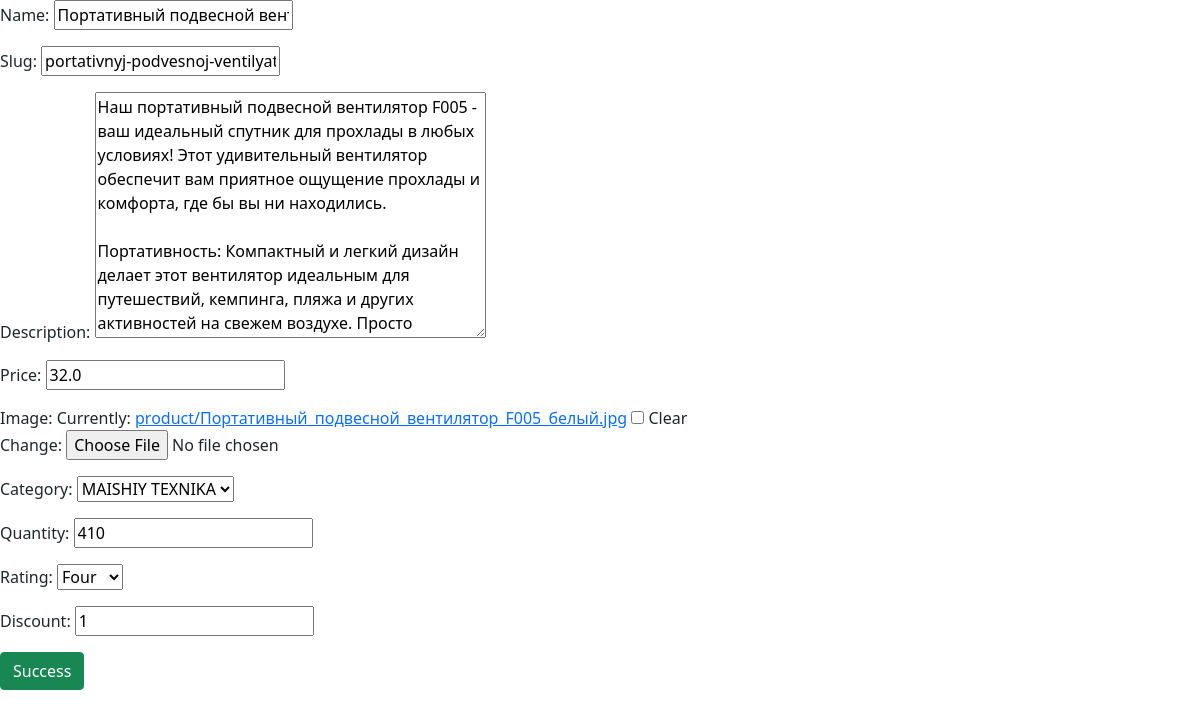
Before: /online-shop/edit-product/11/ with the older database file.
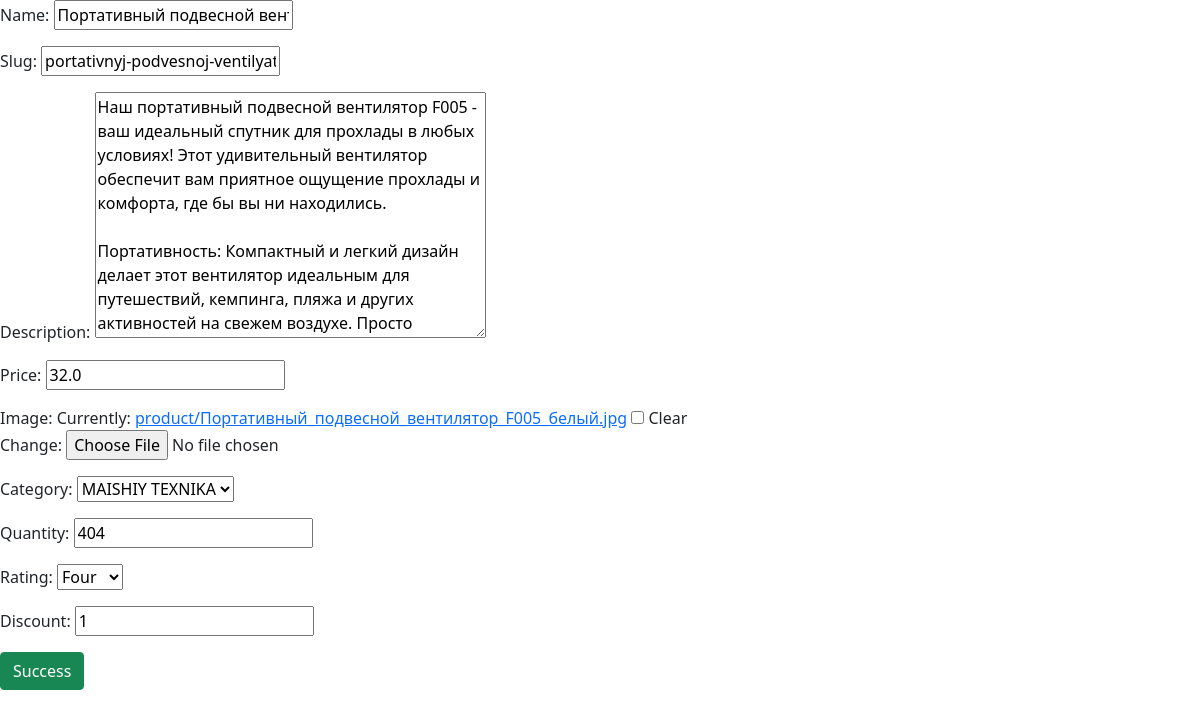
After: the same page with the newer database file.
### online_shop/models.py (models this page shows, shortened)
class BaseModel(models.Model):
    created_at = models.DateTimeField(auto_now_add=True, blank=True, null=True)
    class Meta:
        abstract = True

class Product(BaseModel):
    class RatingChoices(models.IntegerChoices):
        zero = 0
        one = 1
        two = 2
        three = 3
        four = 4
        five = 5
    name = models.CharField(max_length=100)
    slug = models.SlugField(null=True, blank=True)
    description = models.TextField(null=True, blank=True)
    price = models.FloatField(null=True, blank=True)
    image = models.ImageField(upload_to='product', null=True, blank=True)
    category = models.ForeignKey(Category, on_delete=models.CASCADE, related_name='products')
    quantity = models.IntegerField(default=0)
    rating = models.PositiveSmallIntegerField(choices=RatingChoices.choices, default=RatingChoices.zero.value,
                                              null=True)
    discount = models.PositiveSmallIntegerField(null=True, blank=True)
    class Meta:
        db_table = 'Products'

### online_shop/views/views.py (the view)
# urls.py: path('edit-product/<int:product_id>/', views.edit_product, name='edit_product'),
def edit_product(request, product_id):
    product = get_object_or_404(Product, id=product_id)
    form = ProductModelForm(instance=product)
    if request.method == 'POST':
        form = ProductModelForm(request.POST, request.FILES, instance=product)
        if form.is_valid():
            form.save()
            return redirect('product_detail', product_id)
    return render(request, 'online_shop/edit-product.html', {'form': form})

### online_shop/forms.py
class ProductModelForm(forms.ModelForm):
    class Meta:
        model = Product
        fields = '__all__'

### online_shop/models.py (called while the page is built)
    def __str__(self):
        return self.title

### online_shop/templates/online_shop/edit-product.html (shortened to what this page needs)
<!DOCTYPE html>
<html lang="en">
<head>
    <link href="https://cdn.jsdelivr.net/npm/bootstrap@5.0.2/dist/css/bootstrap.min.css" rel="stylesheet"
>
</head>
<body>
<form method="post" enctype="multipart/form-data">
    {{ form.as_p }}
    <button type="submit" class="btn btn-success">Success</button>
</form>
</body>
</html>

Changed rows visible on the page:
changed Product "Портативный подвесной вентилятор F005 белый": quantity "410" → "404"
